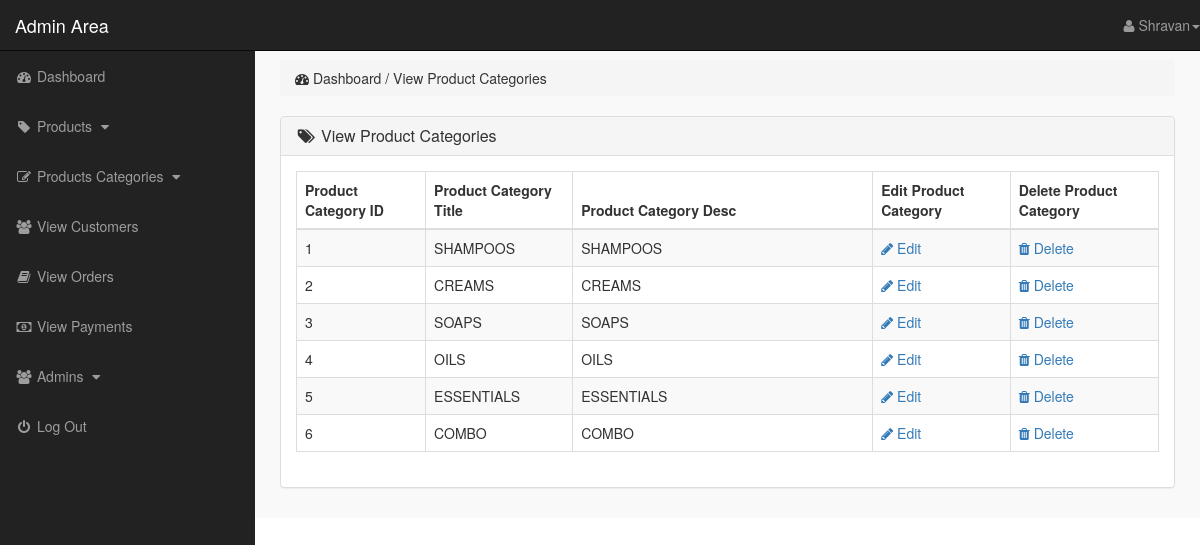
/admin_area/index.php?view_p_cats (signed in), run on the app's committed database.
### tables this page shows
CREATE TABLE `product_categories` (
  `p_cat_id` int(10) NOT NULL,
  `p_cat_title` text NOT NULL,
  `p_cat_desc` text NOT NULL
);

### admin_area/view_p_cats.php (the view)
<?php
    if(!isset($_SESSION['admin_email'])){
        echo "<script>window.open('login.php','_self')</script>";
    }else{
?>
<div class="row">
    <div class="col-lg-12">
        <ol class="breadcrumb">
            <li>
                <i class="fa fa-dashboard"></i> Dashboard / View Product Categories
            </li>
        </ol>
    </div>
</div>
<div class="row">
    <div class="col-lg-12">
        <div class="panel panel-default">
            <div class="panel-heading">
                <h3 class="panel-title">
                    <i class="fa fa-tags fa-fw"></i> View Product Categories
                </h3>
            </div>
            <div class="panel-body">
                <div class="table-responsive">
                    <table class="table table-hover table-striped table-bordered">
                        <thead>
                            <tr>
                                <th> Product Category ID </th>
                                <th> Product Category Title </th>
                                <th> Product Category Desc </th>
                                <th> Edit Product Category </th>
                                <th> Delete Product Category </th>
                            </tr>
                        </thead>
                        <tbody>
                            <?php
                                $i=0;
                                $get_p_cats = "select * from product_categories";
                                $run_p_cats = mysqli_query($con,$get_p_cats);
                                while($row_p_cats=mysqli_fetch_array($run_p_cats)){
                                    $p_cat_id = $row_p_cats['p_cat_id'];
                                    $p_cat_title = $row_p_cats['p_cat_title'];
                                    $p_cat_desc = $row_p_cats['p_cat_desc'];
                                    $i++;
                            ?>
                            <tr>
                                <td> <?php echo $i; ?> </td>
                                <td> <?php echo $p_cat_title; ?> </td>
                                <td width="300"> <?php echo $p_cat_desc; ?> </td>
                                <td>
                                    <a href="index.php?edit_p_cat= <?php echo $p_cat_id; ?> ">
                                        <i class="fa fa-pencil"></i> Edit
                                    </a>
                                </td>
                                <td>
                                    <a href="index.php?delete_p_cat= <?php echo $p_cat_id; ?> ">
                                        <i class="fa fa-trash"></i> Delete
                                    </a>
                                </td>
                            </tr>
                            <?php } ?>
                        </tbody>
                    </table>
                </div>
            </div>
        </div>
    </div>
</div>
<?php } ?>

### admin_area/css/style.css (style rules this page uses)
body { margin-top: 100px; }
@media (min-width: 768px) { body { margin-top: 50px; } }
.panel-body { border-radius: 5px; }

### data on the page
product_categories: p_cat_title "SHAMPOOS", p_cat_desc "SHAMPOOS"
product_categories: p_cat_title "CREAMS", p_cat_desc "CREAMS"
product_categories: p_cat_title "SOAPS", p_cat_desc "SOAPS"
product_categories: p_cat_title "OILS", p_cat_desc "OILS"
product_categories: p_cat_title "ESSENTIALS", p_cat_desc "ESSENTIALS"
product_categories: p_cat_title "COMBO", p_cat_desc "COMBO"
